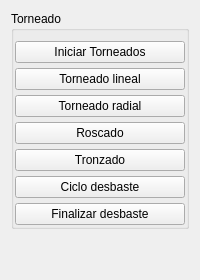
       <widget class="QWidget" name="tabWidget_functions_turning">
        <attribute name="title">
         <string/>
        </attribute>
        <attribute name="toolTip">
         <string>Torneado</string>
        </attribute>
        <layout class="QVBoxLayout" name="verticalLayout_2">
         <item>
          <widget class="QGroupBox" name="groupBox_turning">
           <property name="title">
            <string>Torneado</string>
           </property>
           <property name="flat">
            <bool>true</bool>
           </property>
           <layout class="QGridLayout" name="gridLayout_11">
            <property name="leftMargin">
             <number>1</number>
            </property>
            <property name="topMargin">
             <number>10</number>
            </property>
            <property name="rightMargin">
             <number>1</number>
            </property>
            <property name="bottomMargin">
             <number>1</number>
            </property>
            <property name="horizontalSpacing">
             <number>3</number>
            </property>
            <property name="verticalSpacing">
             <number>5</number>
            </property>
            <item row="4" column="0">
             <widget class="QPushButton" name="btn_cutoff">
              <property name="toolTip">
               <string>Realizar el tronzado de la pieza (torno suizo)</string>
              </property>
              <property name="statusTip">
               <string>Realizar el tronzado de la pieza (torno suizo)</string>
              </property>
              <property name="text">
               <string>Tronzado</string>
              </property>
             </widget>
            </item>
            <item row="0" column="0">
             <widget class="QPushButton" name="btn_turn_ini">
              <property name="toolTip">
               <string>Agrega los comandos de preparación para torneados (Tornos K16-E16)</string>
              </property>
              <property name="statusTip">
               <string>Agrega los comandos de preparación para torneados (Tornos K16-E16)</string>
              </property>
              <property name="text">
               <string>Iniciar Torneados</string>
              </property>
             </widget>
            </item>
            <item row="5" column="0">
             <widget class="QPushButton" name="btn_rough_turn_cycle">
              <property name="toolTip">
               <string>Agrega un ciclo de torneado de desbaste al contorno</string>
              </property>
              <property name="statusTip">
               <string>Agrega un ciclo de torneado de desbaste al contorno</string>
              </property>
              <property name="text">
               <string>Ciclo desbaste</string>
              </property>
             </widget>
            </item>
            <item row="3" column="0">
             <widget class="QPushButton" name="btn_thread">
              <property name="toolTip">
               <string>Realizar un maquinado de roscado</string>
              </property>
              <property name="statusTip">
               <string>Realizar un maquinado de roscado</string>
              </property>
              <property name="text">
               <string>Roscado</string>
              </property>
             </widget>
            </item>
            <item row="2" column="0">
             <widget class="QPushButton" name="btn_radial_turn">
              <property name="toolTip">
               <string>Realizar un movimiento radial de mecanizado para torneado</string>
              </property>
              <property name="statusTip">
               <string>Realizar un movimiento radial de mecanizado para torneado</string>
              </property>
              <property name="text">
               <string>Torneado radial</string>
              </property>
             </widget>
            </item>
            <item row="1" column="0">
             <widget class="QPushButton" name="btn_lineal_turn">
              <property name="sizePolicy">
               <sizepolicy hsizetype="Minimum" vsizetype="Fixed">
                <horstretch>0</horstretch>
                <verstretch>0</verstretch>
               </sizepolicy>
              </property>
              <property name="minimumSize">
               <size>
                <width>28</width>
                <height>0</height>
               </size>
              </property>
              <property name="maximumSize">
               <size>
                <width>16777215</width>
                <height>16777215</height>
               </size>
              </property>
              <property name="toolTip">
               <string>Realizar un movimiento lineal de mecanizado o posicionamiento para torneado</string>
              </property>
              <property name="statusTip">
               <string>Realizar un movimiento lineal de mecanizado o posicionamiento para torneado</string>
              </property>
              <property name="text">
               <string>Torneado lineal</string>
              </property>
             </widget>
            </item>
            <item row="6" column="0">
             <widget class="QPushButton" name="btn_rough_turn_cycle_end">
              <property name="toolTip">
               <string>Finaliza el ciclo de torneado de desbaste al contorno</string>
              </property>
              <property name="statusTip">
               <string>Finaliza el ciclo de torneado de desbaste al contorno</string>
              </property>
              <property name="text">
               <string>Finalizar desbaste</string>
              </property>
             </widget>
            </item>
           </layout>
          </widget>
         </item>
         <item>
          <spacer name="verticalSpacer">
           <property name="orientation">
            <enum>Qt::Orientation::Vertical</enum>
           </property>
           <property name="sizeHint" stdset="0">
            <size>
             <width>20</width>
             <height>40</height>
            </size>
           </property>
          </spacer>
         </item>
        </layout>
       </widget>
